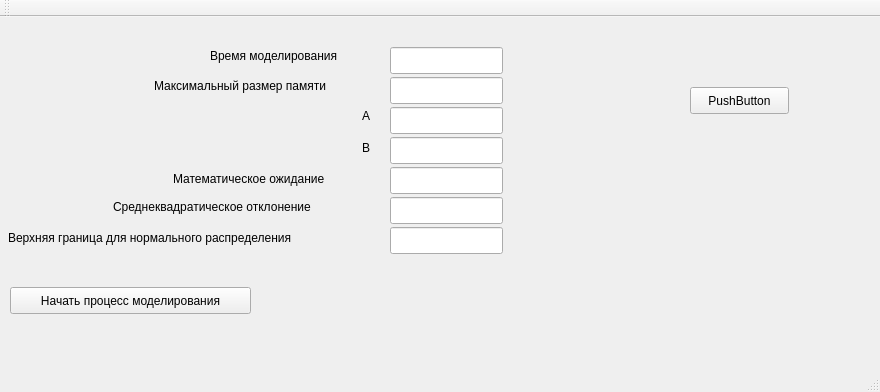
<?xml version="1.0" encoding="UTF-8"?>
<ui version="4.0">
 <class>MainWindow</class>
 <widget class="QMainWindow" name="MainWindow">
  <property name="geometry">
   <rect>
    <x>0</x>
    <y>0</y>
    <width>880</width>
    <height>392</height>
   </rect>
  </property>
  <property name="windowTitle">
   <string>MainWindow</string>
  </property>
  <widget class="QWidget" name="centralWidget">
   <widget class="QPushButton" name="pushButton">
    <property name="geometry">
     <rect>
      <x>690</x>
      <y>70</y>
      <width>99</width>
      <height>27</height>
     </rect>
    </property>
    <property name="text">
     <string>PushButton</string>
    </property>
   </widget>
   <widget class="QLineEdit" name="edtModelingTime">
    <property name="geometry">
     <rect>
      <x>390</x>
      <y>30</y>
      <width>113</width>
      <height>27</height>
     </rect>
    </property>
   </widget>
   <widget class="QLineEdit" name="edtMaxMemorySize">
    <property name="geometry">
     <rect>
      <x>390</x>
      <y>60</y>
      <width>113</width>
      <height>27</height>
     </rect>
    </property>
   </widget>
   <widget class="QLineEdit" name="edtA">
    <property name="geometry">
     <rect>
      <x>390</x>
      <y>90</y>
      <width>113</width>
      <height>27</height>
     </rect>
    </property>
   </widget>
   <widget class="QLineEdit" name="edtB">
    <property name="geometry">
     <rect>
      <x>390</x>
      <y>120</y>
      <width>113</width>
      <height>27</height>
     </rect>
    </property>
   </widget>
   <widget class="QLineEdit" name="edtMatExp">
    <property name="geometry">
     <rect>
      <x>390</x>
      <y>150</y>
      <width>113</width>
      <height>27</height>
     </rect>
    </property>
   </widget>
   <widget class="QLineEdit" name="edtSigma">
    <property name="geometry">
     <rect>
      <x>390</x>
      <y>180</y>
      <width>113</width>
      <height>27</height>
     </rect>
    </property>
   </widget>
   <widget class="QLineEdit" name="edtMaxBorder">
    <property name="geometry">
     <rect>
      <x>390</x>
      <y>210</y>
      <width>113</width>
      <height>27</height>
     </rect>
    </property>
   </widget>
   <widget class="QLabel" name="label">
    <property name="geometry">
     <rect>
      <x>210</x>
      <y>30</y>
      <width>171</width>
      <height>17</height>
     </rect>
    </property>
    <property name="text">
     <string>Время моделирования</string>
    </property>
   </widget>
   <widget class="QLabel" name="label_2">
    <property name="geometry">
     <rect>
      <x>154</x>
      <y>60</y>
      <width>221</width>
      <height>17</height>
     </rect>
    </property>
    <property name="text">
     <string>Максимальный размер памяти</string>
    </property>
   </widget>
   <widget class="QLabel" name="label_3">
    <property name="geometry">
     <rect>
      <x>362</x>
      <y>90</y>
      <width>16</width>
      <height>17</height>
     </rect>
    </property>
    <property name="text">
     <string>А</string>
    </property>
   </widget>
   <widget class="QLabel" name="label_4">
    <property name="geometry">
     <rect>
      <x>362</x>
      <y>120</y>
      <width>16</width>
      <height>21</height>
     </rect>
    </property>
    <property name="text">
     <string>B</string>
    </property>
   </widget>
   <widget class="QLabel" name="label_5">
    <property name="geometry">
     <rect>
      <x>173</x>
      <y>154</y>
      <width>201</width>
      <height>16</height>
     </rect>
    </property>
    <property name="text">
     <string>Математическое ожидание</string>
    </property>
   </widget>
   <widget class="QLabel" name="label_6">
    <property name="geometry">
     <rect>
      <x>113</x>
      <y>181</y>
      <width>261</width>
      <height>17</height>
     </rect>
    </property>
    <property name="text">
     <string>Среднеквадратическое отклонение</string>
    </property>
   </widget>
   <widget class="QLabel" name="label_7">
    <property name="geometry">
     <rect>
      <x>8</x>
      <y>212</y>
      <width>371</width>
      <height>17</height>
     </rect>
    </property>
    <property name="text">
     <string>Верхняя граница для нормального распределения</string>
    </property>
   </widget>
   <widget class="QPushButton" name="btnStartModeling">
    <property name="geometry">
     <rect>
      <x>10</x>
      <y>270</y>
      <width>241</width>
      <height>27</height>
     </rect>
    </property>
    <property name="text">
     <string>Начать процесс моделирования</string>
    </property>
   </widget>
  </widget>
  <widget class="QMenuBar" name="menuBar">
   <property name="geometry">
    <rect>
     <x>0</x>
     <y>0</y>
     <width>880</width>
     <height>25</height>
    </rect>
   </property>
  </widget>
  <widget class="QToolBar" name="mainToolBar">
   <attribute name="toolBarArea">
    <enum>TopToolBarArea</enum>
   </attribute>
   <attribute name="toolBarBreak">
    <bool>false</bool>
   </attribute>
  </widget>
  <widget class="QStatusBar" name="statusBar"/>
 </widget>
 <layoutdefault spacing="6" margin="11"/>
 <resources/>
 <connections/>
</ui>
